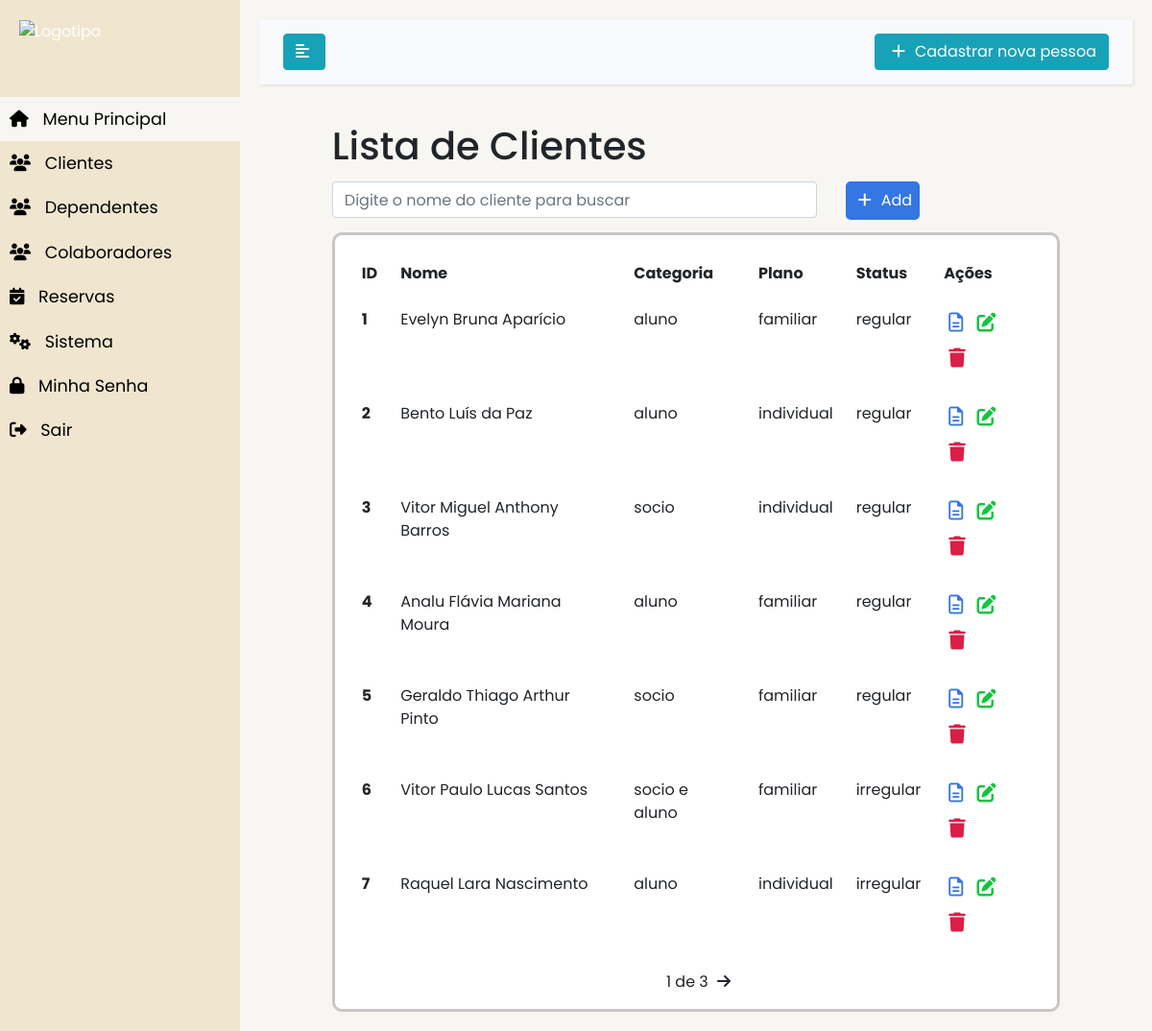
Page /clientes/ (signed in) on the earlier database version.
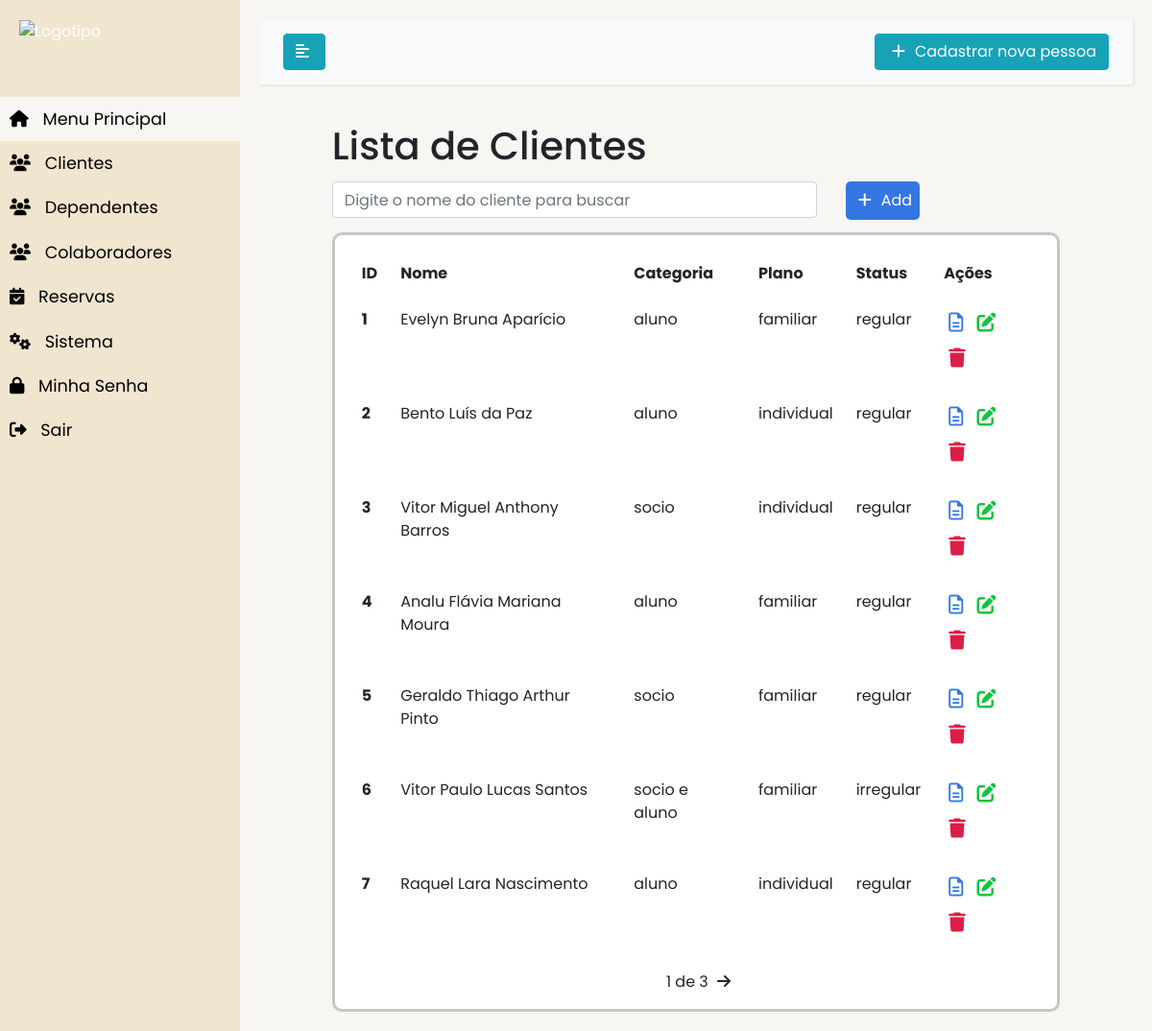
Same page on the later database version.
### MainMenu/models.py (models this page shows, shortened)
class Cliente(models.Model):
    STATUSCATEGORIA = (
        ('socio', 'Socio'),
        ('aluno', 'Aluno'),
        ('socio e aluno', 'Socio e Aluno'),
    )
    STATUSSTATUS = (
        ('regular', 'Regular'),
        ('irregular', 'Irregular'),
    )
    STATUSPLANO = (
        ('individual', 'Individual'),
        ('familiar', 'Familiar'),
    )
    idPessoa = models.ForeignKey(Pessoa, on_delete=models.CASCADE, verbose_name='Nome')
    categoria = models.CharField(
        max_length=255,
        choices=STATUSCATEGORIA,
    )
    plano = models.CharField(
        max_length=255,
        choices=STATUSPLANO,
    )
    status =  models.CharField(
        max_length=255,
        choices=STATUSSTATUS,
    )
    created_at = models.DateTimeField(auto_now_add=True)
    updated_at = models.DateTimeField(auto_now=True)

class Pessoa(models.Model):
    nome = models.CharField(blank=False, null=False, verbose_name='Nome', max_length=200, help_text='max. 200 caracteres')
    rg = models.IntegerField(blank=False, null=False, verbose_name='RG')
    cpf = models.IntegerField(blank=False, null=False, verbose_name="CPF")
    telefone = models.BigIntegerField(blank=False, null=False, verbose_name="Telefone")
    telefonecelular = models.BigIntegerField(blank=False, null=False, verbose_name="Celular")
    datanascimento = models.DateField(blank=False, null=False, verbose_name="Data de Nascimento")
    foto = models.FileField(blank=False, null=False, verbose_name="Foto")
    email = models.EmailField(blank=False, null=False, verbose_name="E-mail")
    created_at = models.DateTimeField(auto_now_add=True)
    updated_at = models.DateTimeField(auto_now=True)
    def __str__ (self):
        return self.nome

### MainMenu/views.py (the view)
# urls.py: path('clientes/', views.clientesList, name='cliente-list'),
@login_required
def clientesList(request):
    search = request.GET.get('search')
    if search:
        clientes = Cliente.objects.filter(idPessoa__nome__contains=search)
    else:
        clientes_list = Cliente.objects.all().order_by('id')
        paginator = Paginator(clientes_list, 7)
        page = request.GET.get('page')
        clientes = paginator.get_page(page)
    return render(request, 'clientes/list.html', {'clientes': clientes})

### MainMenu/templates/clientes/list.html (shortened to what this page needs)
{% extends 'base.html' %}
{% block content%}
<div class="offset-1 col-10 list-div">
    <h1>Lista de Clientes</h1>
    <div class="col-8 search-div">
        <form method="GET" id="search-form">
            <input class="form-control" type="text" id="search" name="search" placeholder="Digite o nome do cliente para buscar">
        </form>
    </div>
    <a id="add-link" href="/clientes/novocliente/">
        <div class="add-div">
            <i class="fas fa-plus"></i>Add
        </div>
    </a>
    <div  class="body-color-background">
        <table class="table table-borderless table-responsive-lg">
            <thead>
              <tr>
                <th scope="col">ID</th>
                <th scope="col">Nome</th>
                <th scope="col">Categoria</th>
                <th scope="col">Plano</th>
                <th scope="col">Status</th>
                <th scope="col">Ações</th>
              </tr>
            </thead>
            <tbody>
                {% for cliente in clientes %}
                <tr>
                    <th scope="row">{{cliente.id}}</th>
                    <td>{{cliente.idPessoa}}</td>
                    <td>{{cliente.categoria}}</td>
                    <td>{{cliente.plano}}</td>
                    <td>{{cliente.status}}</td>
                    <td>
                        <span><a href="/clientes/{{cliente.id}}"><i class="far fa-file-alt"></i></a></span>
                        <span><a href="/clientes/edit/{{cliente.id}}" class="delete-btn"><i class="fas fa-edit"></i></a></span>
                        <span><a href="/clientes/delete/{{cliente.id}}"><i class="fas fa-trash"></i></a></span>
                    </td>
                </tr>
                {% empty %}
                    <li class="list-group-item">Sem itens na lista</li>
                {% endfor %}
            </tbody>
          </table>
          <div class="pagination">
              <span class="step-links">
                  {% if clientes.paginator.num_pages %}
                  <span class="current">
                      {{ clientes.number }} de {{ clientes.paginator.num_pages}}
                  </span>
                  {% endif %}
                  {% if clientes.has_next %}
                      <a href="?page={{ clientes.next_page_number }}"><i class="fas fa-arrow-right"></i></a>
                  {% endif %}
              </span>
          </div>
    </div>
</div>
{% endblock %}

Differences in the rows shown:
changed Cliente "Raquel Lara Nascimento": status "irregular" → "regular"
